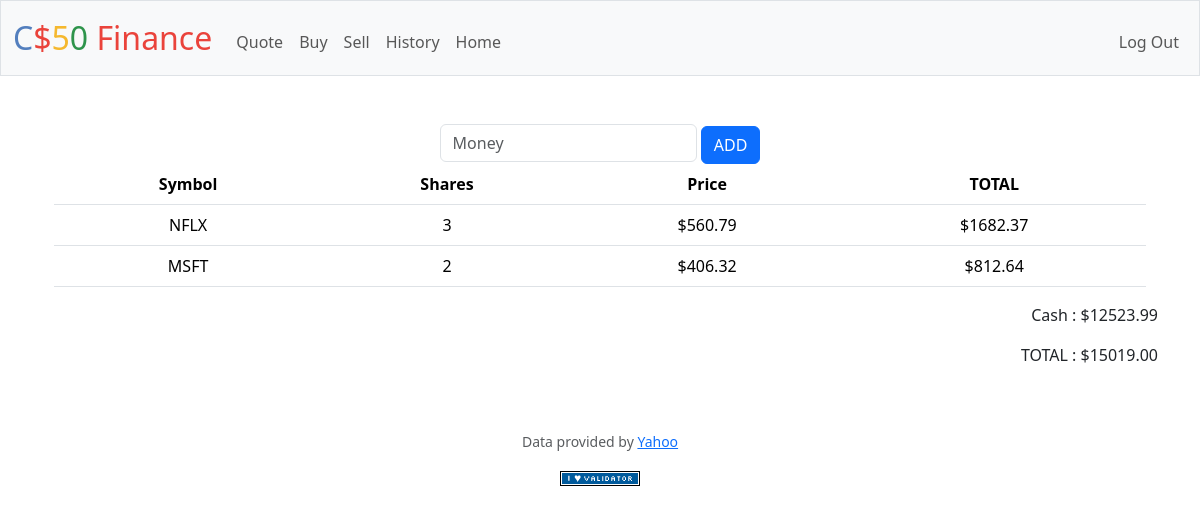
/ (signed in), run on the app's committed database.
### tables this page shows
CREATE TABLE buy(session_id INTEGER PRIMARY KEY AUTOINCREMENT NOT NULL,symbol VARCHAR(100),price NUMERIC NOT NULL,time TIME DEFAULT CURRENT_TIME, user_id INT NOT NULL, shares INT NOT NULL,FOREIGN KEY (user_id) REFERENCES users(id));

### app.py (the view)
@app.route("/")
@login_required
def index():
    rows = db.execute(
        "SELECT symbol,shares,price FROM buy WHERE user_id = ?", session["user_id"]
    )
    cash = db.execute("SELECT cash FROM users WHERE id = ?", session["user_id"])
    total = 0
    for row in rows:
        row["total"] = "{:.2f}".format(
            round(int(row["shares"]) * float(row["price"]), 2)
        )
        total = total + float(row["total"])
    total = "{:.2f}".format(round(total + float(cash[0]["cash"]), 2))
    cash = "{:.2f}".format(round(cash[0]["cash"], 2))
    return render_template("index.html", rows=rows, cash=cash, total=total)

### app.py (called while the page is built)
@app.after_request
def after_request(response):
    response.headers["Cache-Control"] = "no-cache, no-store, must-revalidate"
    response.headers["Expires"] = 0
    response.headers["Pragma"] = "no-cache"
    return response

### helpers.py (called while the page is built)
def login_required(f):
    @wraps(f)
    def decorated_function(*args, **kwargs):
        if session.get("user_id") is None:
            return redirect("/login")
        return f(*args, **kwargs)
    return decorated_function

### templates/index.html (shortened to what this page needs)
{% extends "layout.html" %}
{% block main %}
<div class="container">
  <div>
  <form action="/add" method="post">
        <input style="display: inline-block;" autocomplete="off" autofocus class="form-control mx-auto w-auto" name="money" placeholder="Money" type="text">
    <button class="btn btn-primary" style="display: inline-block;" type="submit">ADD</button>
</form>
</div>
    <table class="table">
      <thead>
        <tr>
          <th>Symbol</th>
          <th>Shares</th>
          <th>Price</th>
          <th>TOTAL</th>
        </tr>
      </thead>
      <tbody>
        {% for item in rows %}
            <tr>
              <td> {{item.symbol}}</td>
              <td> {{item.shares}}</td>
              <td>${{item.price}}</td>
              <td>${{item.total}}</td>
            </tr>
        {% endfor %}
    </tbody>
</table>
</div>
<p style="text-align: right;">Cash : ${{cash}} </p>
<p style="text-align: right;">TOTAL : ${{total}} </p>
{% endblock %}

### data on the page
buy: symbol "NFLX", shares "3", price "560.79", total "1682.37"
buy: symbol "MSFT", shares "2", price "406.32", total "812.64"

### other printed values
{{ cash }} "12523.99"
{{ total }} "15019.00"
